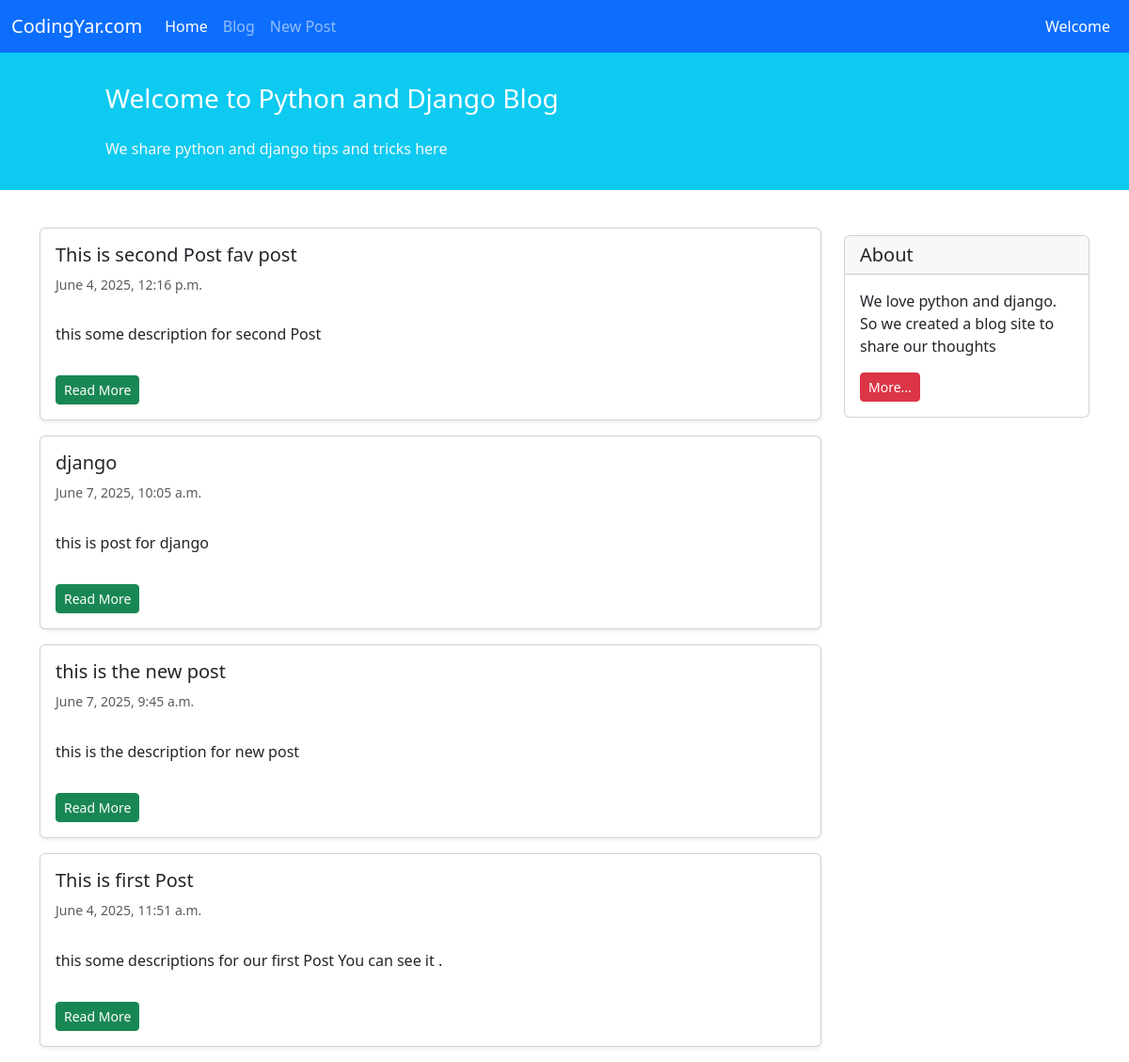
The page /blog/ on the database as committed earlier.
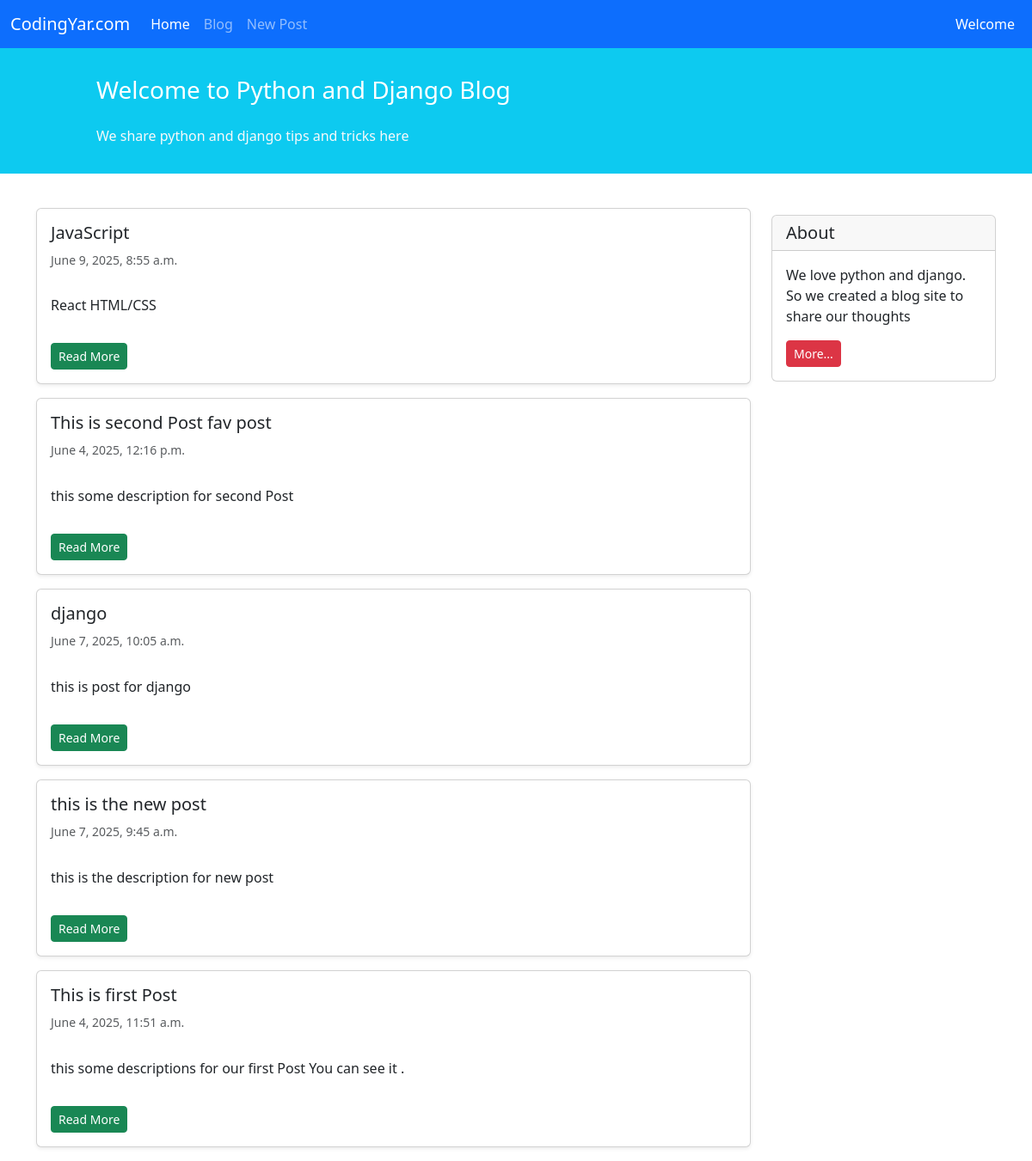
The same page on the database as committed later.
### blog/models.py (models this page shows, shortened)
class Post(models.Model):
    STATUS_CHOICES = (
        ('pub','Published'),
        ('drf','Draft'),
    )
    title = models.CharField(max_length=100)
    text = models.TextField()
    author = models.ForeignKey('auth.User', on_delete=models.CASCADE)
    datetime_created = models.DateTimeField(auto_now_add=True)
    datetime_modified = models.DateTimeField(auto_now=True)
    status = models.CharField(choices=STATUS_CHOICES, max_length=3)

### blog/views.py (the view)
# urls.py: path('', views.PostListView.as_view(), name='posts_list'),
class PostListView(generic.ListView):
    template_name = 'blog/posts_list.html'
    context_object_name = 'posts_list'
    def get_queryset(self):
        return Post.objects.filter(status='pub').order_by('-datetime_modified')

### blog/templates/blog/posts_list.html (shortened to what this page needs)
{% extends "_base.html" %}
{% block content %}
<div class="container mt-4">
    <div class="row">
        <div class="col-9">
            {% for post in posts_list %}
                <div class="card shadow-sm my-3">
                    <div class="card-body">
                        <h5 class="card-title">{{ post.title }}</h5>
                        <h6 class="card-subtitle mb-2 text-muted small py-2">{{ post.datetime_created }}</h6>
                        <p class="card-text py-3">{{ post.text }}</p>
                        <a href='{% url 'post_detail' post.id %}' class="btn btn-sm btn-success">Read More</a>
                    </div>
                </div>
            {% endfor %}
        </div>
        <div class="col-3">
                <div class="card my-4">
                    <h5 class="card-header">About</h5>
                    <div class="card-body">
                        <p class="card-text">We love python and django. So we created a blog site to share our
                            thoughts</p>
                        <a href="#"
                           class="btn btn-sm btn-danger">
                            More...
                        </a>
                    </div>
                </div>
        </div>
    </div>
</div>
{% endblock content %}

### templates/_base.html (shortened to what this page needs)
<!DOCTYPE html>
<html lang="en">
  <head>
    <link
      href="https://cdn.jsdelivr.net/npm/bootstrap@5.3.6/dist/css/bootstrap.min.css"
      rel="stylesheet"
    />
  </head>
  <body>
    <nav class="navbar navbar-expand-lg navbar-dark bg-primary">
      <div class="container-fluid">
        <a class="navbar-brand" href="#">CodingYar.com</a>
        <div class="collapse navbar-collapse" id="navbarNavAltMarkup">
          <div class="navbar-nav">
            <a class="nav-link active" aria-current="page" href="{% url 'posts_list' %}">Home</a>
            <a class="nav-link" href="{% url 'posts_list' %}">Blog</a>
            <a class="nav-link" href="{% url 'post_create' %}">New Post</a>
          </div>
        </div>
        <div class="mx-2 text-white">Welcome</div>
      </div>
    </nav>
    <div class="container-fluid bg-info">
      <div class="row py-3">
        <div class="col-md-8 col-md-10 mx-auto">
          <h3 class="my-4 mt-3 text-white">
            Welcome to Python and Django Blog
          </h3>
          <p class="text-light">
            We share python and django tips and tricks here
          </p>
        </div>
      </div>
    </div>
    {% block content %}{% endblock content %}
  </body>
</html>

Rows that differ between the two databases and show on the page:
added Post: title "JavaScript", datetime_created "June 9, 2025, 8:55 a.m.", text "React HTML/CSS"
